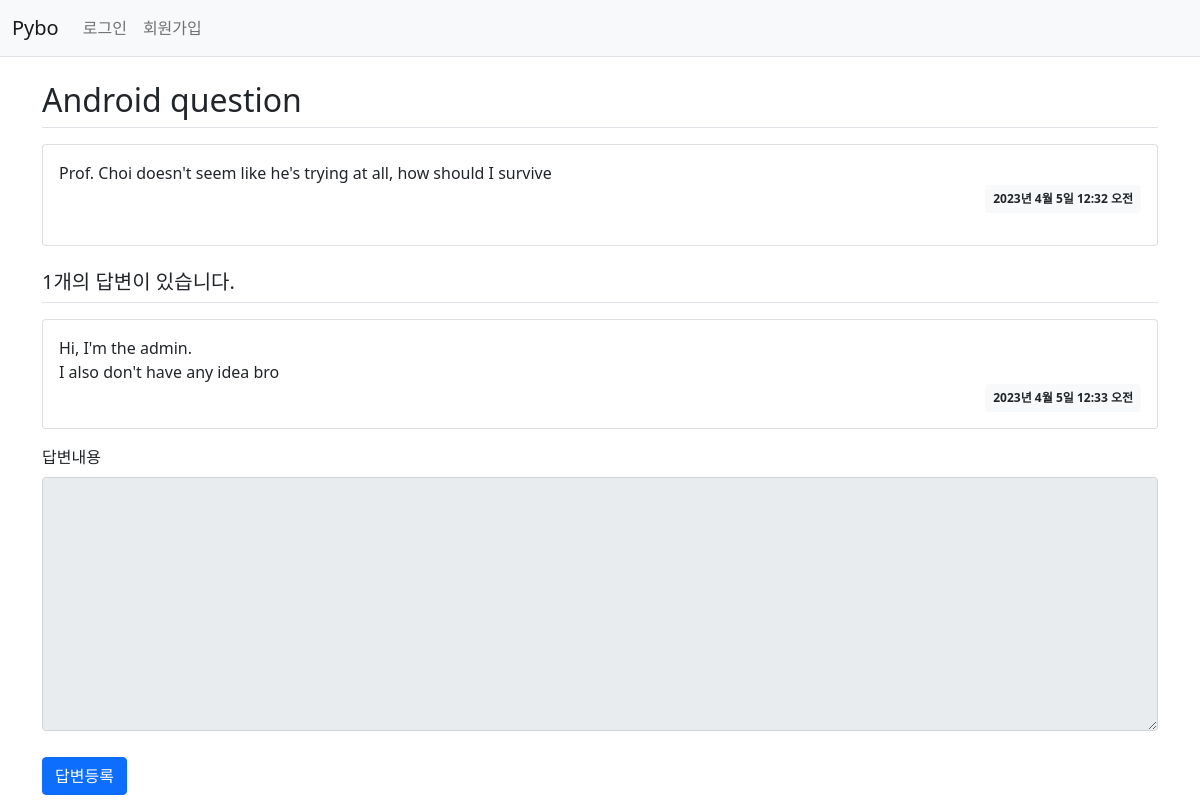
Page /pybo/305/ on the committed database.
### pybo/models.py (models this page shows, shortened)
class Question(models.Model):
    author = models.ForeignKey(User, on_delete=models.CASCADE)  # question author
    subject = models.CharField(max_length=200)
    content = models.TextField()
    create_date = models.DateTimeField()
    modify_date = models.DateTimeField(null=True, blank=True)   # modified date

class Answer(models.Model):
    author = models.ForeignKey(User, on_delete=models.CASCADE)  # answer author
    question = models.ForeignKey(Question, on_delete=models.CASCADE)
    content = models.TextField()
    create_date = models.DateTimeField()
    modify_date = models.DateTimeField(null=True, blank=True)   # modified date

### pybo/views.py (the view)
# urls.py: path('<int:question_id>/', views.detail, name='detail'),    # localhost:8000/pybo/2 페이지 요청시 question_id = 2 가 저장되고 views.detail 호출
def detail(request, question_id):
    question = get_object_or_404(Question, pk=question_id)  # Question모델의 pk에 해당하는 값이 존재하지 않으면 404
    context = {'question': question}
    return render(request, 'pybo/question_detail.html', context)

### templates/pybo/question_detail.html (shortened to what this page needs)
{% extends 'base.html'%}
{% block content %}
<div class="container my-3">
    <h2 class="border-bottom py-2">{{ question.subject }}</h2>
    <div class="card my-3">
        <div class="card-body">
            <div class="card-text" style="white-space: pre-line;">{{ question.content }}</div>
            <div class="d-flex justify-content-end">
                <div class="badge bg-light text-dark p-2">
                    {{ question.create_date }}
                </div>
            </div>
        </div>
    </div>
    <h5 class="border-bottom my-3 py-2">{{question.answer_set.count}}개의 답변이 있습니다.</h5>
    {% for answer in question.answer_set.all %}
    <div class="card my-3">
        <div class="card-body">
            <div class="card-text" style="white-space: pre-line;">{{ answer.content }}</div>
            <div class="d-flex justify-content-end">
                <div class="badge bg-light text-dark p-2">
                    {{ answer.create_date }}
                </div>
            </div>
        </div>
    </div>
    {% endfor %}
    <form action="{% url 'pybo:answer_create' question.id %}" method="post" class="my-3">
        <div class="mb-3">
            <label for="content" class="form-label">답변내용</label>
            <textarea {% if not user.is_authenticated %}disabled{% endif %}
              name="content" id="content" class="form-control" rows="10"></textarea>
        </div>
        <input type="submit" value="답변등록" class="btn btn-primary">
    </form>
</div>
{% endblock %}

### static/style.css (style rules this page uses)
textarea { width: 100%; }
input[type=submit] { margin-top: 10px; }

### rows in the picture
Question: subject "Android question", content "Prof. Choi doesn't seem like he's trying at all, how should I survive", create_date "2023년 4월 5일 12:32 오전", answer_set.count "1"
Answer: content "Hi, I'm the admin. I also don't have any idea bro", create_date "2023년 4월 5일 12:33 오전"
